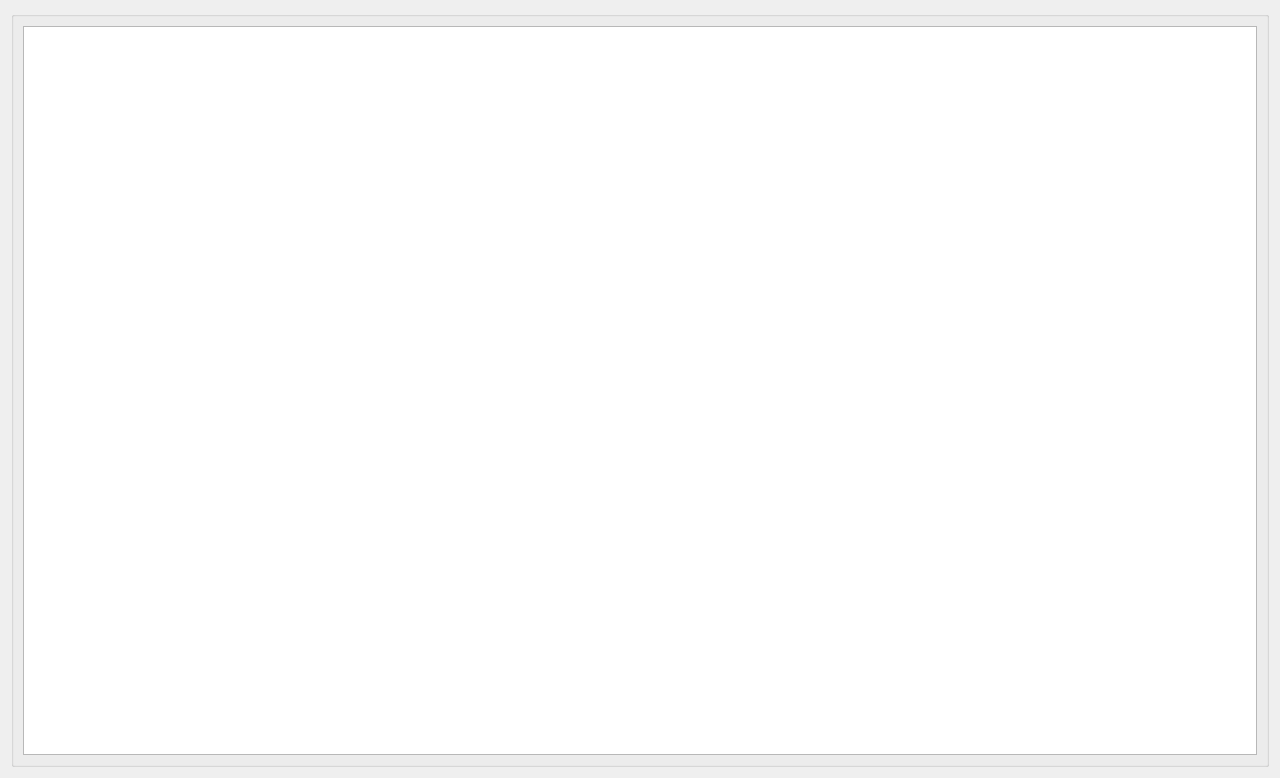
<?xml version="1.0" encoding="UTF-8"?>
<ui version="4.0">
 <class>TraceTab</class>
 <widget class="QWidget" name="TraceTab">
  <property name="geometry">
   <rect>
    <x>0</x>
    <y>0</y>
    <width>1280</width>
    <height>778</height>
   </rect>
  </property>
  <property name="windowTitle">
   <string>Form</string>
  </property>
  <layout class="QVBoxLayout" name="verticalLayout">
   <item>
    <widget class="QGroupBox" name="TraceGroup">
     <property name="styleSheet">
      <string notr="true">font: 18pt &quot;.SF NS Text&quot;;</string>
     </property>
     <property name="title">
      <string/>
     </property>
     <layout class="QGridLayout" name="gridLayout">
      <item row="0" column="0">
       <widget class="QTableView" name="TraceTable"/>
      </item>
     </layout>
    </widget>
   </item>
  </layout>
 </widget>
 <resources/>
 <connections/>
</ui>
